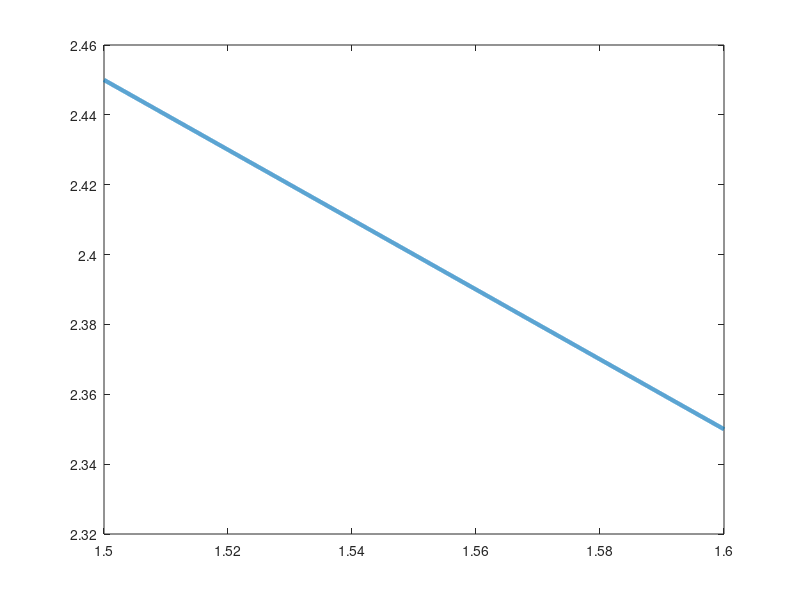
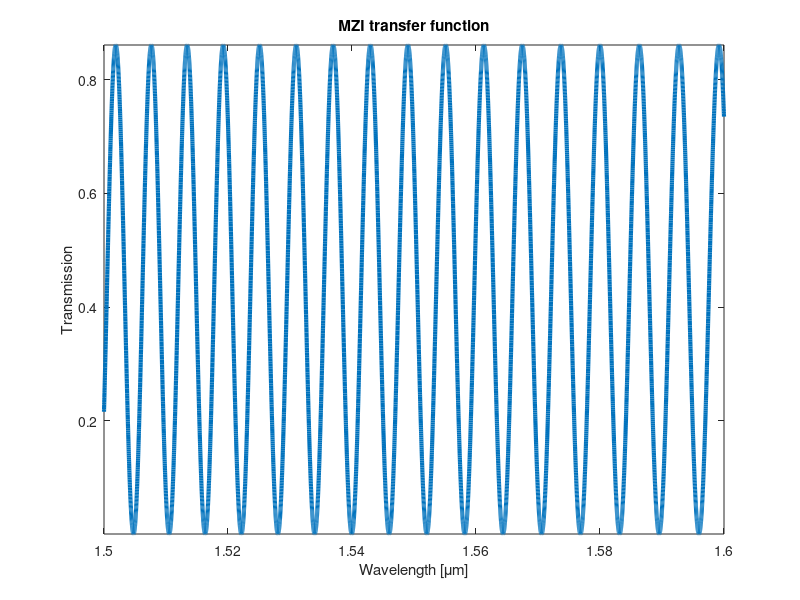
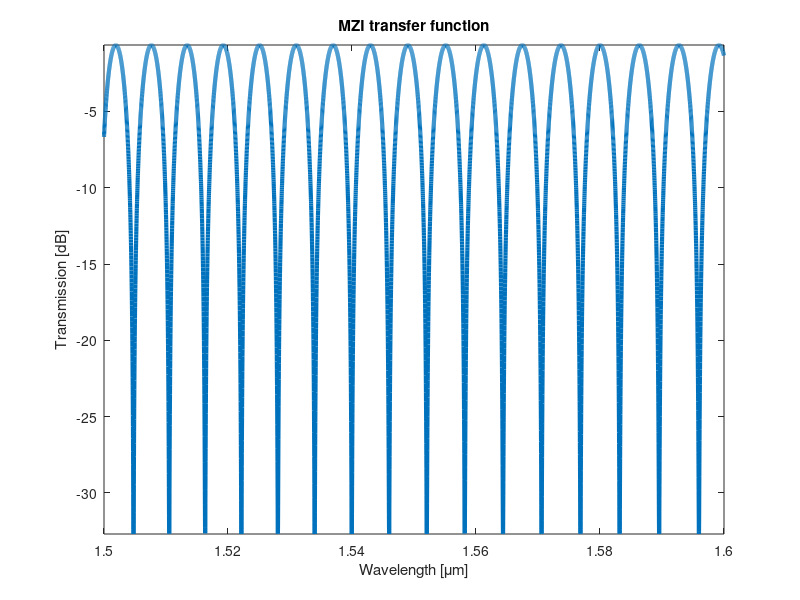

Write MATLAB code to recreate these figures, in order.
% Phot1x_MZI_matlab.m
% by Lukas Chrostowski, 2015

% the wavelength range of interest.
lambda_min = 1.5;  % Units [µm, microns]
lambda_max = 1.6;
lambda_step = 0.01e-3; % wavelength step [microns]
                       % Typical minimum step for a tunable laser is 1-10 pm.
lambda=lambda_min:lambda_step:lambda_max;

% Define the MZI transfer function
%  use Matlab anonymous functions

% Effective index:
% - as a Taylor expansion around the central wavelength, lambda0
lambda0 = 1.55; n1=2.4; n2=-1; n3=0;  % these are constants from the waveguide model.
neff = @(lambda) ...
		(n1 + n2.*(lambda-lambda0) + n3.*(lambda-lambda0).^2); 
% plot, and check if this is as expected:
figure;
plot(lambda, neff(lambda),'LineWidth',3);

% Complex propagation constant
alpha = 1e-3;  % propagation loss [micron^-1]; constant
beta = @(lambda) ...
		(2*pi*neff(lambda)./lambda - 1i*alpha/2*ones(1,length(lambda)) );


% MZI transfer function
T_MZI = @(L1, L2, lambda) ...
        ( 0.25* abs(exp(-1i*beta(lambda)*L1)+exp(-1i*beta(lambda)*L2)).^2);

% plot, and check if this is as expected:
L1=100;
L2=200;  % Units [µm, microns], variable
figure;
plot(lambda, T_MZI(L1, L2, lambda),'LineWidth',3);
xlabel ('Wavelength [\mum]');
ylabel ('Transmission');
axis tight
title ('MZI transfer function');

figure;
T_MZI_dB = 10*log10(T_MZI(L1, L2, lambda));
plot(lambda, T_MZI_dB,'LineWidth',3);
xlabel ('Wavelength [\mum]');
ylabel ('Transmission [dB]');
axis tight
title ('MZI transfer function');
